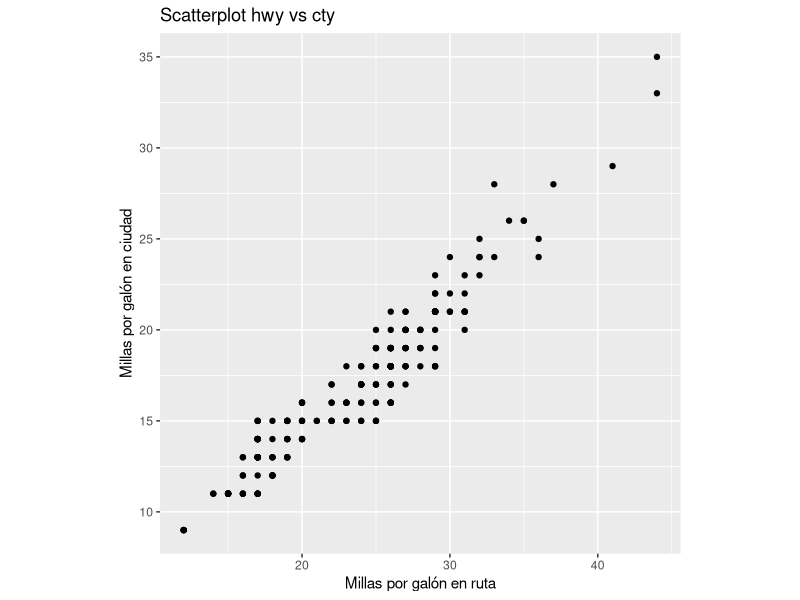
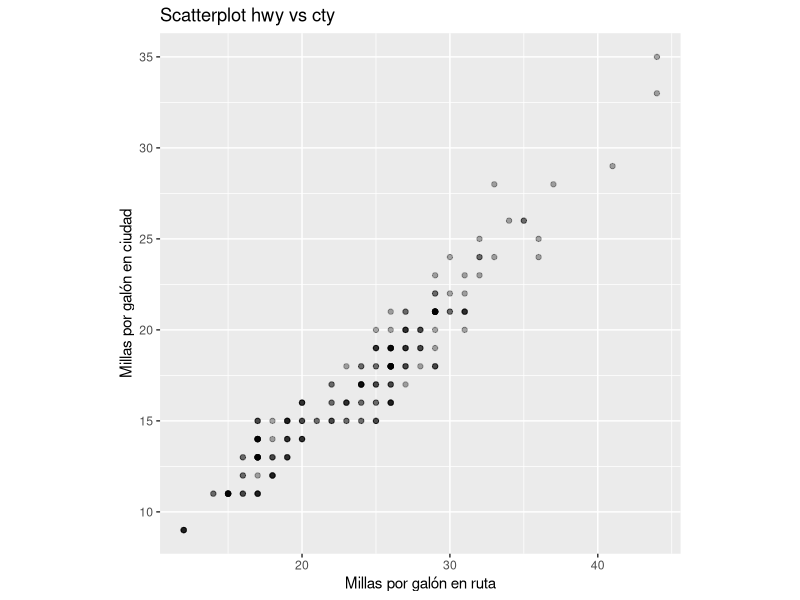
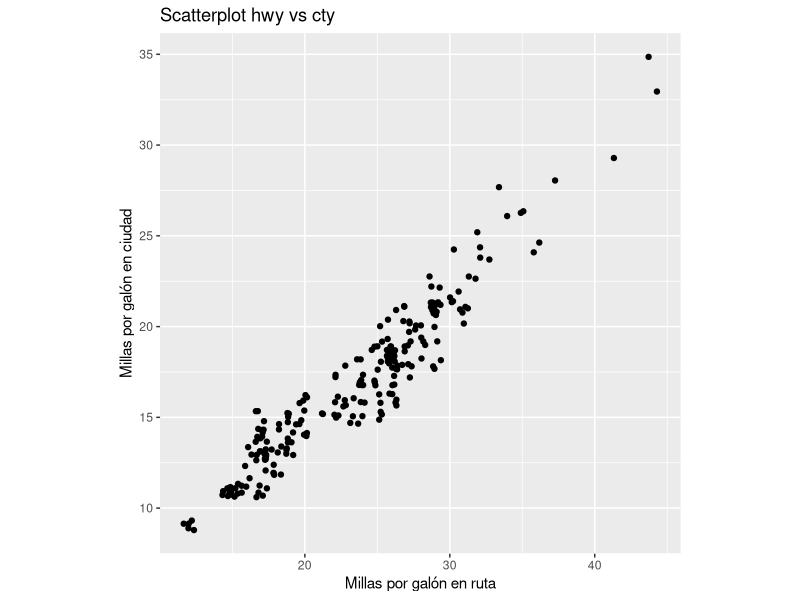
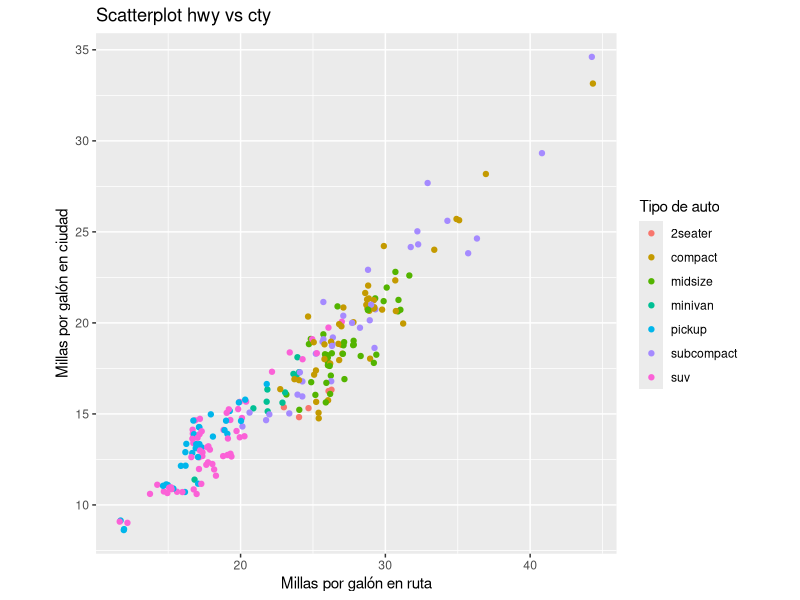
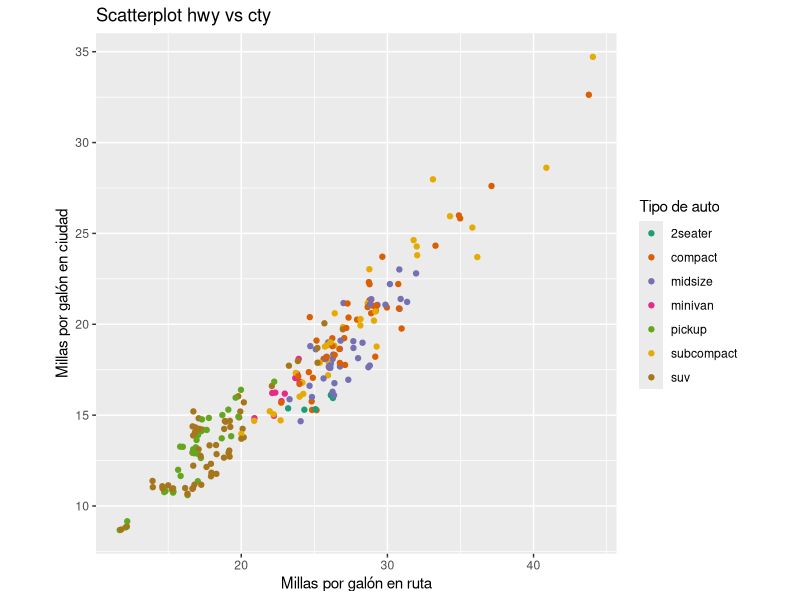
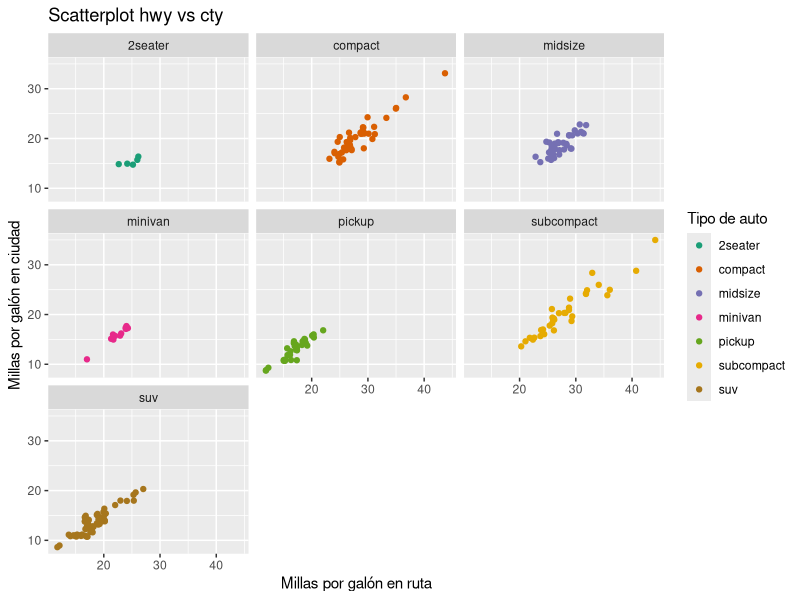

The R script that drew these images, in order:
## ---- chunk 1
knitr::opts_chunk$set(echo = TRUE)
## ---- chunk 2
#Nombres de los integrantes del grupo

# Ejercicio 1

#1. código de R o texto con la respuesta
#2. código de R o texto con la respuesta
#3. código de R o texto con la respuesta

## ---- chunk 3
library(ggplot2)

ggplot(data = mpg, aes(x = hwy, y = cty)) +
  geom_point() + theme(aspect.ratio = 1) +
 labs(x = "Millas por galón en ruta", 
      y = "Millas por galón en ciudad", 
      title = "Scatterplot hwy vs cty") 
## ---- chunk 4

ggplot(data = mpg, aes(x = hwy, y = cty))  + 
   geom_point(alpha = 1/3) + theme(aspect.ratio = 1) +
 labs(x = "Millas por galón en ruta",
      y = "Millas por galón en ciudad", 
      title = "Scatterplot hwy vs cty") 
## ---- chunk 5
ggplot(data = mpg, aes(x = hwy, y = cty)) +
  geom_jitter() + theme(aspect.ratio = 1) +
 labs(x = "Millas por galón en ruta", 
      y = "Millas por galón en ciudad", 
      title = "Scatterplot hwy vs cty")  
## ---- chunk 6

ggplot(data = mpg, aes(x = hwy, y = cty, color = class))  + 
   geom_jitter() + theme(aspect.ratio = 1) +
 labs(x = "Millas por galón en ruta", y = "Millas por galón en ciudad", title = "Scatterplot hwy vs cty", colour = "Tipo de auto") 
## ---- chunk 7

ggplot(data = mpg, aes(x = hwy, y = cty, color = class))  + 
   geom_jitter() + theme(aspect.ratio = 1) +
 labs(x = "Millas por galón en ruta", y = "Millas por galón en ciudad", title = "Scatterplot hwy vs cty", colour="Tipo de auto") + scale_colour_brewer(palette = "Dark2")
## ---- chunk 8

ggplot(data = mpg, aes(x = hwy, y = cty, color = class))  + 
   geom_jitter() + facet_wrap(~class) +
 labs(x = "Millas por galón en ruta", y = "Millas por galón en ciudad", title = "Scatterplot hwy vs cty", colour="Tipo de auto") + scale_colour_brewer(palette = "Dark2")
